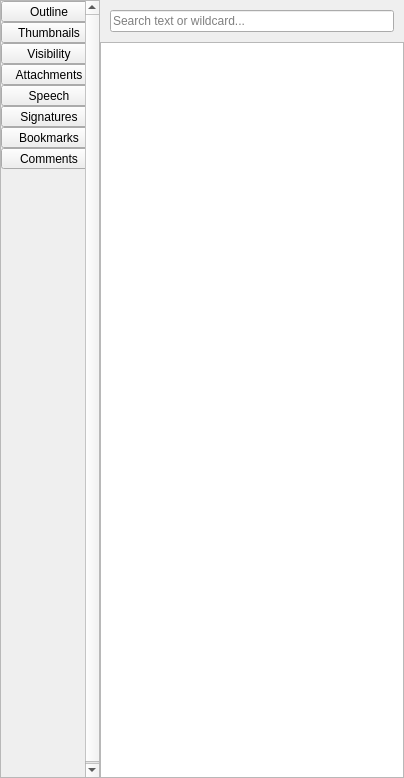
<?xml version="1.0" encoding="UTF-8"?>
<ui version="4.0">
 <class>PDFSidebarWidget</class>
 <widget class="QWidget" name="PDFSidebarWidget">
  <property name="geometry">
   <rect>
    <x>0</x>
    <y>0</y>
    <width>404</width>
    <height>778</height>
   </rect>
  </property>
  <layout class="QHBoxLayout" name="sidebarLayout" stretch="0,1">
   <property name="spacing">
    <number>0</number>
   </property>
   <property name="leftMargin">
    <number>0</number>
   </property>
   <property name="topMargin">
    <number>0</number>
   </property>
   <property name="rightMargin">
    <number>0</number>
   </property>
   <property name="bottomMargin">
    <number>0</number>
   </property>
   <item>
    <widget class="QScrollArea" name="scrollArea">
     <property name="minimumSize">
      <size>
       <width>96</width>
       <height>0</height>
      </size>
     </property>
     <property name="horizontalScrollBarPolicy">
      <enum>Qt::ScrollBarPolicy::ScrollBarAlwaysOff</enum>
     </property>
     <property name="widgetResizable">
      <bool>false</bool>
     </property>
     <widget class="QWidget" name="scrollAreaWidgetContents">
      <property name="geometry">
       <rect>
        <x>0</x>
        <y>0</y>
        <width>98</width>
        <height>778</height>
       </rect>
      </property>
      <layout class="QVBoxLayout" name="scrollAreaLayout">
       <property name="leftMargin">
        <number>0</number>
       </property>
       <property name="topMargin">
        <number>0</number>
       </property>
       <property name="rightMargin">
        <number>0</number>
       </property>
       <property name="bottomMargin">
        <number>0</number>
       </property>
       <item>
        <layout class="QVBoxLayout" name="verticalLayout">
         <property name="spacing">
          <number>0</number>
         </property>
         <item>
          <widget class="QToolButton" name="outlineButton">
           <property name="minimumSize">
            <size>
             <width>96</width>
             <height>0</height>
            </size>
           </property>
           <property name="font">
            <font>
             <bold>false</bold>
            </font>
           </property>
           <property name="text">
            <string>Outline</string>
           </property>
           <property name="icon">
            <iconset resource="pdf4qtlibgui.qrc">
             <normaloff>:/resources/sidebar-outline.svg</normaloff>:/resources/sidebar-outline.svg</iconset>
           </property>
           <property name="iconSize">
            <size>
             <width>64</width>
             <height>64</height>
            </size>
           </property>
           <property name="checkable">
            <bool>true</bool>
           </property>
           <property name="toolButtonStyle">
            <enum>Qt::ToolButtonStyle::ToolButtonTextUnderIcon</enum>
           </property>
           <property name="flat" stdset="0">
            <bool>true</bool>
           </property>
          </widget>
         </item>
         <item>
          <widget class="QToolButton" name="thumbnailsButton">
           <property name="minimumSize">
            <size>
             <width>96</width>
             <height>0</height>
            </size>
           </property>
           <property name="text">
            <string>Thumbnails</string>
           </property>
           <property name="icon">
            <iconset resource="pdf4qtlibgui.qrc">
             <normaloff>:/resources/sidebar-thumbnails.svg</normaloff>:/resources/sidebar-thumbnails.svg</iconset>
           </property>
           <property name="iconSize">
            <size>
             <width>64</width>
             <height>64</height>
            </size>
           </property>
           <property name="checkable">
            <bool>true</bool>
           </property>
           <property name="toolButtonStyle">
            <enum>Qt::ToolButtonStyle::ToolButtonTextUnderIcon</enum>
           </property>
           <property name="flat" stdset="0">
            <bool>true</bool>
           </property>
          </widget>
         </item>
         <item>
          <widget class="QToolButton" name="optionalContentButton">
           <property name="minimumSize">
            <size>
             <width>96</width>
             <height>0</height>
            </size>
           </property>
           <property name="text">
            <string>Visibility</string>
           </property>
           <property name="icon">
            <iconset resource="pdf4qtlibgui.qrc">
             <normaloff>:/resources/sidebar-visibility.svg</normaloff>:/resources/sidebar-visibility.svg</iconset>
           </property>
           <property name="iconSize">
            <size>
             <width>64</width>
             <height>64</height>
            </size>
           </property>
           <property name="checkable">
            <bool>true</bool>
           </property>
           <property name="toolButtonStyle">
            <enum>Qt::ToolButtonStyle::ToolButtonTextUnderIcon</enum>
           </property>
           <property name="flat" stdset="0">
            <bool>true</bool>
           </property>
          </widget>
         </item>
         <item>
          <widget class="QToolButton" name="attachmentsButton">
           <property name="minimumSize">
            <size>
             <width>96</width>
             <height>0</height>
            </size>
           </property>
           <property name="text">
            <string>Attachments</string>
           </property>
           <property name="icon">
            <iconset resource="pdf4qtlibgui.qrc">
             <normaloff>:/resources/sidebar-attachment.svg</normaloff>:/resources/sidebar-attachment.svg</iconset>
           </property>
           <property name="iconSize">
            <size>
             <width>64</width>
             <height>64</height>
            </size>
           </property>
           <property name="checkable">
            <bool>true</bool>
           </property>
           <property name="toolButtonStyle">
            <enum>Qt::ToolButtonStyle::ToolButtonTextUnderIcon</enum>
           </property>
           <property name="flat" stdset="0">
            <bool>true</bool>
           </property>
          </widget>
         </item>
         <item>
          <widget class="QToolButton" name="speechButton">
           <property name="minimumSize">
            <size>
             <width>96</width>
             <height>0</height>
            </size>
           </property>
           <property name="text">
            <string>Speech</string>
           </property>
           <property name="icon">
            <iconset resource="pdf4qtlibgui.qrc">
             <normaloff>:/resources/sidebar-speech.svg</normaloff>:/resources/sidebar-speech.svg</iconset>
           </property>
           <property name="iconSize">
            <size>
             <width>64</width>
             <height>64</height>
            </size>
           </property>
           <property name="checkable">
            <bool>true</bool>
           </property>
           <property name="toolButtonStyle">
            <enum>Qt::ToolButtonStyle::ToolButtonTextUnderIcon</enum>
           </property>
           <property name="flat" stdset="0">
            <bool>true</bool>
           </property>
          </widget>
         </item>
         <item>
          <widget class="QToolButton" name="signaturesButton">
           <property name="minimumSize">
            <size>
             <width>96</width>
             <height>0</height>
            </size>
           </property>
           <property name="text">
            <string>Signatures</string>
           </property>
           <property name="icon">
            <iconset resource="pdf4qtlibgui.qrc">
             <normaloff>:/resources/sidebar-signature.svg</normaloff>:/resources/sidebar-signature.svg</iconset>
           </property>
           <property name="iconSize">
            <size>
             <width>64</width>
             <height>64</height>
            </size>
           </property>
           <property name="checkable">
            <bool>true</bool>
           </property>
           <property name="toolButtonStyle">
            <enum>Qt::ToolButtonStyle::ToolButtonTextUnderIcon</enum>
           </property>
           <property name="flat" stdset="0">
            <bool>true</bool>
           </property>
          </widget>
         </item>
         <item>
          <widget class="QToolButton" name="bookmarksButton">
           <property name="minimumSize">
            <size>
             <width>96</width>
             <height>0</height>
            </size>
           </property>
           <property name="text">
            <string>Bookmarks</string>
           </property>
           <property name="icon">
            <iconset resource="pdf4qtlibgui.qrc">
             <normaloff>:/resources/sidebar-favourites.svg</normaloff>:/resources/sidebar-favourites.svg</iconset>
           </property>
           <property name="iconSize">
            <size>
             <width>64</width>
             <height>64</height>
            </size>
           </property>
           <property name="checkable">
            <bool>true</bool>
           </property>
           <property name="toolButtonStyle">
            <enum>Qt::ToolButtonStyle::ToolButtonTextUnderIcon</enum>
           </property>
          </widget>
         </item>
         <item>
          <widget class="QToolButton" name="notesButton">
           <property name="minimumSize">
            <size>
             <width>96</width>
             <height>0</height>
            </size>
           </property>
           <property name="text">
            <string>Comments</string>
           </property>
           <property name="icon">
            <iconset resource="pdf4qtlibgui.qrc">
             <normaloff>:/resources/sidebar-annotations.svg</normaloff>:/resources/sidebar-annotations.svg</iconset>
           </property>
           <property name="iconSize">
            <size>
             <width>64</width>
             <height>64</height>
            </size>
           </property>
           <property name="checkable">
            <bool>true</bool>
           </property>
           <property name="toolButtonStyle">
            <enum>Qt::ToolButtonStyle::ToolButtonTextUnderIcon</enum>
           </property>
          </widget>
         </item>
         <item>
          <spacer name="buttonSpacer">
           <property name="orientation">
            <enum>Qt::Orientation::Vertical</enum>
           </property>
           <property name="sizeHint" stdset="0">
            <size>
             <width>0</width>
             <height>0</height>
            </size>
           </property>
          </spacer>
         </item>
        </layout>
       </item>
      </layout>
     </widget>
    </widget>
   </item>
   <item>
    <widget class="QStackedWidget" name="stackedWidget">
     <property name="currentIndex">
      <number>6</number>
     </property>
     <widget class="QWidget" name="emptyPage"/>
     <widget class="QWidget" name="outlinePage">
      <layout class="QVBoxLayout" name="outlinePageLayout">
       <property name="spacing">
        <number>0</number>
       </property>
       <property name="leftMargin">
        <number>0</number>
       </property>
       <property name="topMargin">
        <number>0</number>
       </property>
       <property name="rightMargin">
        <number>0</number>
       </property>
       <property name="bottomMargin">
        <number>0</number>
       </property>
       <item>
        <layout class="QHBoxLayout" name="outlineSearchLayout">
         <property name="leftMargin">
          <number>10</number>
         </property>
         <property name="topMargin">
          <number>10</number>
         </property>
         <property name="rightMargin">
          <number>10</number>
         </property>
         <property name="bottomMargin">
          <number>10</number>
         </property>
         <item>
          <widget class="QLineEdit" name="outlineSearchLineEdit">
           <property name="placeholderText">
            <string>Search text or wildcard...</string>
           </property>
           <property name="clearButtonEnabled">
            <bool>true</bool>
           </property>
          </widget>
         </item>
        </layout>
       </item>
       <item>
        <widget class="QTreeView" name="outlineTreeView"/>
       </item>
      </layout>
     </widget>
     <widget class="QWidget" name="thumbnailsPage">
      <layout class="QVBoxLayout" name="thumbnailsLayout">
       <property name="spacing">
        <number>0</number>
       </property>
       <property name="leftMargin">
        <number>0</number>
       </property>
       <property name="topMargin">
        <number>0</number>
       </property>
       <property name="rightMargin">
        <number>0</number>
       </property>
       <property name="bottomMargin">
        <number>0</number>
       </property>
       <item>
        <widget class="QWidget" name="thumbnailsToolbarWidget" native="true">
         <layout class="QHBoxLayout" name="thumbnailsToolbarLayout">
          <item>
           <widget class="QToolButton" name="synchronizeThumbnailsButton">
            <property name="toolTip">
             <string>Synchronize thumbnails with current page</string>
            </property>
            <property name="icon">
             <iconset resource="pdf4qtlibgui.qrc">
              <normaloff>:/resources/synchronize.svg</normaloff>:/resources/synchronize.svg</iconset>
            </property>
            <property name="checkable">
             <bool>true</bool>
            </property>
            <property name="checked">
             <bool>true</bool>
            </property>
           </widget>
          </item>
          <item>
           <widget class="QSlider" name="thumbnailsSizeSlider">
            <property name="minimum">
             <number>1</number>
            </property>
            <property name="maximum">
             <number>6</number>
            </property>
            <property name="value">
             <number>3</number>
            </property>
            <property name="orientation">
             <enum>Qt::Orientation::Horizontal</enum>
            </property>
           </widget>
          </item>
         </layout>
        </widget>
       </item>
       <item>
        <widget class="QListView" name="thumbnailsListView">
         <property name="movement">
          <enum>QListView::Movement::Static</enum>
         </property>
         <property name="resizeMode">
          <enum>QListView::ResizeMode::Adjust</enum>
         </property>
         <property name="viewMode">
          <enum>QListView::ViewMode::IconMode</enum>
         </property>
         <property name="itemAlignment">
          <set>Qt::AlignmentFlag::AlignBottom|Qt::AlignmentFlag::AlignHCenter</set>
         </property>
        </widget>
       </item>
      </layout>
     </widget>
     <widget class="QWidget" name="optionalContentPage">
      <layout class="QVBoxLayout" name="optionalContentPageLayout">
       <property name="spacing">
        <number>0</number>
       </property>
       <property name="leftMargin">
        <number>0</number>
       </property>
       <property name="topMargin">
        <number>0</number>
       </property>
       <property name="rightMargin">
        <number>0</number>
       </property>
       <property name="bottomMargin">
        <number>0</number>
       </property>
       <item>
        <widget class="QTreeView" name="optionalContentTreeView"/>
       </item>
      </layout>
     </widget>
     <widget class="QWidget" name="attachmentsPage">
      <layout class="QVBoxLayout" name="attachmentsPageLayout">
       <property name="leftMargin">
        <number>0</number>
       </property>
       <property name="topMargin">
        <number>0</number>
       </property>
       <property name="rightMargin">
        <number>0</number>
       </property>
       <property name="bottomMargin">
        <number>0</number>
       </property>
       <item>
        <widget class="QTreeView" name="attachmentsTreeView"/>
       </item>
      </layout>
     </widget>
     <widget class="QWidget" name="bookmarksPage">
      <layout class="QVBoxLayout" name="verticalLayout_3">
       <property name="leftMargin">
        <number>0</number>
       </property>
       <property name="topMargin">
        <number>0</number>
       </property>
       <property name="rightMargin">
        <number>0</number>
       </property>
       <property name="bottomMargin">
        <number>0</number>
       </property>
       <item>
        <widget class="QListView" name="bookmarksView">
         <property name="editTriggers">
          <set>QAbstractItemView::EditTrigger::NoEditTriggers</set>
         </property>
         <property name="wordWrap">
          <bool>true</bool>
         </property>
        </widget>
       </item>
      </layout>
     </widget>
     <widget class="QWidget" name="notesPage">
      <layout class="QVBoxLayout" name="notesPageLayout">
       <property name="spacing">
        <number>0</number>
       </property>
       <property name="leftMargin">
        <number>0</number>
       </property>
       <property name="topMargin">
        <number>0</number>
       </property>
       <property name="rightMargin">
        <number>0</number>
       </property>
       <property name="bottomMargin">
        <number>0</number>
       </property>
       <item>
        <widget class="QWidget" name="widget" native="true">
         <layout class="QVBoxLayout" name="notesSearchLayout">
          <property name="leftMargin">
           <number>10</number>
          </property>
          <property name="topMargin">
           <number>10</number>
          </property>
          <property name="rightMargin">
           <number>10</number>
          </property>
          <property name="bottomMargin">
           <number>10</number>
          </property>
          <item>
           <widget class="QLineEdit" name="notesSearchLineEdit">
            <property name="placeholderText">
             <string>Search text or wildcard...</string>
            </property>
            <property name="clearButtonEnabled">
             <bool>true</bool>
            </property>
           </widget>
          </item>
         </layout>
        </widget>
       </item>
       <item>
        <widget class="QTreeView" name="notesTreeView">
         <property name="contextMenuPolicy">
          <enum>Qt::ContextMenuPolicy::CustomContextMenu</enum>
         </property>
         <property name="wordWrap">
          <bool>true</bool>
         </property>
        </widget>
       </item>
      </layout>
     </widget>
     <widget class="QWidget" name="speechPage">
      <layout class="QVBoxLayout" name="verticalLayout_2">
       <item>
        <widget class="QComboBox" name="speechLocaleComboBox"/>
       </item>
       <item>
        <widget class="QComboBox" name="speechVoiceComboBox"/>
       </item>
       <item>
        <layout class="QGridLayout" name="gridLayout">
         <item row="0" column="1">
          <widget class="QSlider" name="speechRateEdit">
           <property name="minimum">
            <number>-10</number>
           </property>
           <property name="maximum">
            <number>10</number>
           </property>
           <property name="orientation">
            <enum>Qt::Orientation::Horizontal</enum>
           </property>
          </widget>
         </item>
         <item row="2" column="0">
          <widget class="QLabel" name="speechVolumeLabel">
           <property name="text">
            <string>Volume</string>
           </property>
          </widget>
         </item>
         <item row="1" column="1">
          <widget class="QSlider" name="speechPitchEdit">
           <property name="minimum">
            <number>-10</number>
           </property>
           <property name="maximum">
            <number>10</number>
           </property>
           <property name="orientation">
            <enum>Qt::Orientation::Horizontal</enum>
           </property>
          </widget>
         </item>
         <item row="1" column="0">
          <widget class="QLabel" name="speechPitchLabel">
           <property name="text">
            <string>Pitch</string>
           </property>
          </widget>
         </item>
         <item row="2" column="1">
          <widget class="QSlider" name="speechVolumeEdit">
           <property name="maximum">
            <number>100</number>
           </property>
           <property name="value">
            <number>100</number>
           </property>
           <property name="orientation">
            <enum>Qt::Orientation::Horizontal</enum>
           </property>
          </widget>
         </item>
         <item row="0" column="0">
          <widget class="QLabel" name="speechRateLabel">
           <property name="text">
            <string>Rate</string>
           </property>
          </widget>
         </item>
         <item row="0" column="2">
          <widget class="QLabel" name="speechRateValueLabel"/>
         </item>
         <item row="1" column="2">
          <widget class="QLabel" name="speechPitchValueLabel"/>
         </item>
         <item row="2" column="2">
          <widget class="QLabel" name="speechVolumeValueLabel"/>
         </item>
        </layout>
       </item>
       <item>
        <layout class="QHBoxLayout" name="horizontalLayout">
         <item>
          <widget class="QToolButton" name="speechPlayButton">
           <property name="icon">
            <iconset resource="pdf4qtlibgui.qrc">
             <normaloff>:/resources/play.svg</normaloff>:/resources/play.svg</iconset>
           </property>
          </widget>
         </item>
         <item>
          <widget class="QToolButton" name="speechPauseButton">
           <property name="icon">
            <iconset resource="pdf4qtlibgui.qrc">
             <normaloff>:/resources/pause.svg</normaloff>:/resources/pause.svg</iconset>
           </property>
          </widget>
         </item>
         <item>
          <widget class="QToolButton" name="speechStopButton">
           <property name="icon">
            <iconset resource="pdf4qtlibgui.qrc">
             <normaloff>:/resources/stop.svg</normaloff>:/resources/stop.svg</iconset>
           </property>
          </widget>
         </item>
         <item>
          <spacer name="horizontalSpacer">
           <property name="orientation">
            <enum>Qt::Orientation::Horizontal</enum>
           </property>
           <property name="sizeHint" stdset="0">
            <size>
             <width>40</width>
             <height>20</height>
            </size>
           </property>
          </spacer>
         </item>
         <item>
          <widget class="QToolButton" name="speechSynchronizeButton">
           <property name="icon">
            <iconset resource="pdf4qtlibgui.qrc">
             <normaloff>:/resources/synchronize.svg</normaloff>:/resources/synchronize.svg</iconset>
           </property>
           <property name="checkable">
            <bool>true</bool>
           </property>
           <property name="checked">
            <bool>true</bool>
           </property>
          </widget>
         </item>
        </layout>
       </item>
       <item>
        <widget class="QTextBrowser" name="speechActualTextEdit"/>
       </item>
      </layout>
     </widget>
     <widget class="QWidget" name="signaturesPage">
      <layout class="QVBoxLayout" name="signaturesPageLayout">
       <property name="leftMargin">
        <number>0</number>
       </property>
       <property name="topMargin">
        <number>0</number>
       </property>
       <property name="rightMargin">
        <number>0</number>
       </property>
       <property name="bottomMargin">
        <number>0</number>
       </property>
       <item>
        <widget class="QTreeWidget" name="signatureTreeWidget">
         <property name="wordWrap">
          <bool>true</bool>
         </property>
         <property name="headerHidden">
          <bool>true</bool>
         </property>
         <column>
          <property name="text">
           <string notr="true">1</string>
          </property>
         </column>
        </widget>
       </item>
      </layout>
     </widget>
    </widget>
   </item>
  </layout>
 </widget>
 <resources>
  <include location="pdf4qtlibgui.qrc"/>
 </resources>
 <connections/>
</ui>
